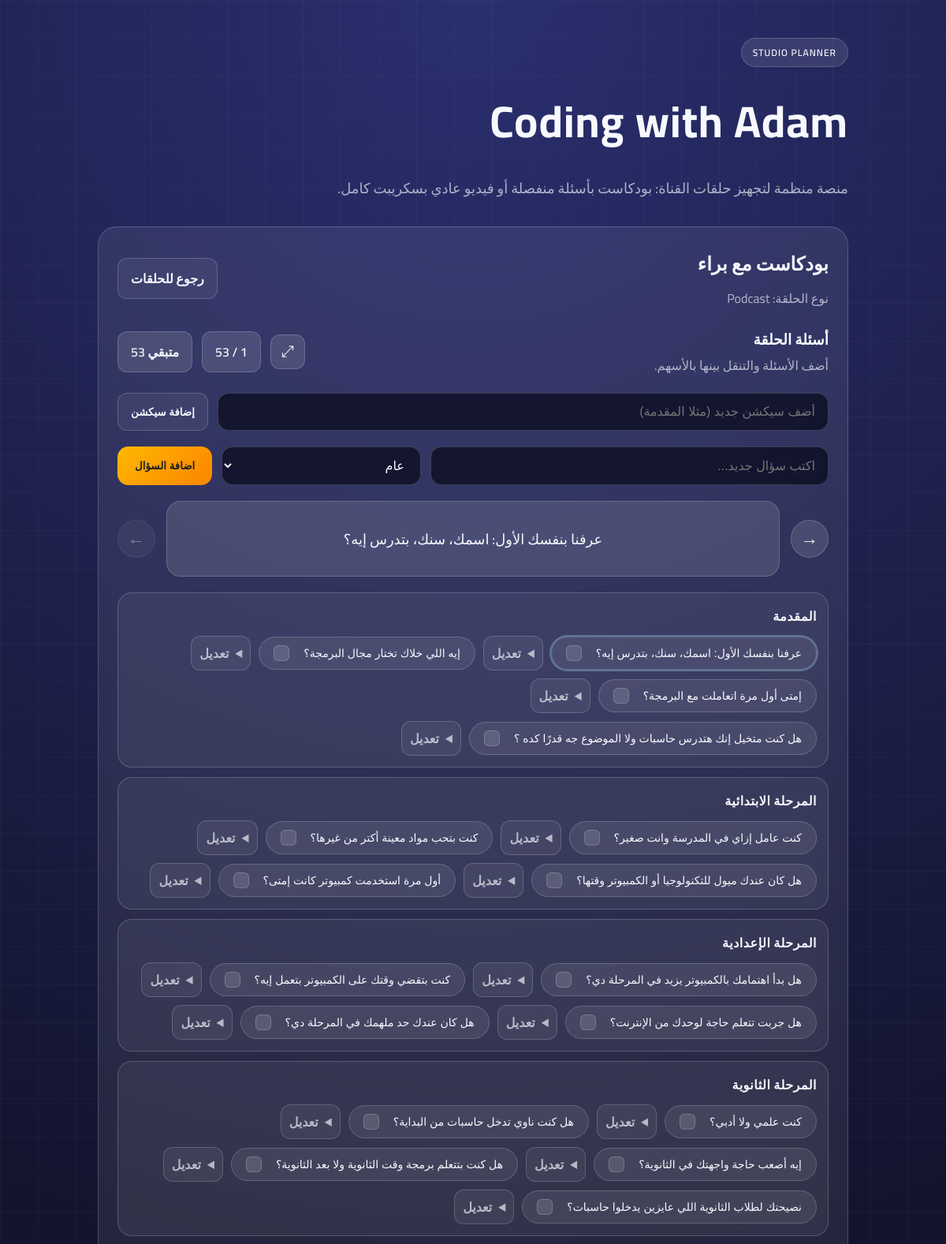
Screenshot of /episode/1/ (upper part) with the database file from the repository.
### studio/models.py (models this page shows, shortened)
class Episode(models.Model):
    MODE_PODCAST = "podcast"
    MODE_VIDEO = "video"
    MODE_CHOICES = [
        (MODE_PODCAST, "Podcast"),
        (MODE_VIDEO, "Video"),
    ]
    title = models.CharField(max_length=200)
    mode = models.CharField(max_length=20, choices=MODE_CHOICES)
    script = models.TextField(blank=True)
    created_at = models.DateTimeField(auto_now_add=True)

class Question(models.Model):
    episode = models.ForeignKey(Episode, on_delete=models.CASCADE, related_name="questions")
    text = models.TextField()
    position = models.PositiveIntegerField(default=1)
    section = models.CharField(max_length=120, default="عام")
    created_at = models.DateTimeField(auto_now_add=True)
    class Meta:
        ordering = ["position", "created_at"]

### studio/views.py (the view)
# urls.py: path("episode/<int:episode_id>/", views.episode_detail, name="episode-detail"),
def episode_detail(request, episode_id: int):
    episode = get_object_or_404(Episode, id=episode_id)
    questions = list(episode.questions.all())
    sections = list(episode.sections.all())
    section_map = {}
    section_groups = []
    for index, question in enumerate(questions):
        name = (question.section or "عام").strip() or "عام"
        if name not in section_map:
            section_map[name] = {"name": name, "questions": []}
            section_groups.append(section_map[name])
        section_map[name]["questions"].append(
            {
                "id": question.id,
                "index": index,
                "text": question.text,
                "section": name,
            }
        )
    return render(
        request,
        "episode_detail.html",
        {
        "episode": episode,
        "questions": questions,
        "section_groups": section_groups,
        "sections": sections,
    },
    )

### templates/episode_detail.html (shortened to what this page needs)
{% extends 'base.html' %}
{% block content %}
<section class="panel">
  <div class="panel-header">
    <div>
      <h2>{{ episode.title }}</h2>
      <p>نوع الحلقة: {{ episode.get_mode_display }}</p>
    </div>
    <a class="ghost" href="{% url 'home' %}">رجوع للحلقات</a>
  </div>
  {% if episode.mode == 'podcast' %}
    <div class="panel-header">
      <div>
        <h3>أسئلة الحلقة</h3>
        <p>أضف الأسئلة والتنقل بينها بالأسهم.</p>
      </div>
      <div class="panel-actions">
        <button type="button" class="icon-btn" id="questions-fullscreen" aria-label="Fullscreen">
          ⤢
        </button>
        <div class="counter question-counter" id="question-counter">0 / 0</div>
        <div class="counter question-remaining" id="question-remaining">متبقي 0</div>
      </div>
    </div>
    <form method="post" action="{% url 'add-section' episode.id %}" class="section-entry">
      <input name="section_name" type="text" placeholder="أضف سيكشن جديد (مثلا المقدمة)" />
      <button class="ghost" type="submit">إضافة سيكشن</button>
    </form>
    <form method="post" action="{% url 'add-question' episode.id %}" class="question-entry">
      <input id="question-input" name="question" type="text" placeholder="اكتب سؤال جديد..." required />
      <select name="section_id">
        <option value="">عام</option>
      </select>
      <button id="add-question" class="primary" type="submit">اضافة السؤال</button>
    </form>
    <div class="question-viewer" id="question-viewer">
      <button class="nav-btn" id="next-question" aria-label="Next">&#8594;</button>
      <div class="question-card" id="question-card">
      </div>
      <button class="nav-btn" id="prev-question" aria-label="Previous">&#8592;</button>
    </div>
    <div class="question-list" id="question-list">
      {% for group in section_groups %}
        <div class="question-section">
          <div class="section-title">{{ group.name }}</div>
          <div class="section-list">
            {% for q in group.questions %}
              <div class="question-row">
                <button type="button" class="question-item" data-index="{{ q.index }}">
                  <span class="question-text">{{ q.text }}</span>
                </button>
                <details class="question-edit">
                  <summary class="edit-toggle">تعديل</summary>
                </details>
              </div>
            {% endfor %}
          </div>
        </div>
      {% endfor %}
    </div>
  {% endif %}
</section>
{% endblock %}

### templates/base.html (shortened to what this page needs)
{% load static %}
<!doctype html>
<html lang="ar" dir="rtl">
<head>
  <link rel="stylesheet" href="{% static 'css/style.css' %}" />
</head>
<body>
  <div class="grid"></div>
  <main class="shell">
    <header class="hero">
      <p class="badge">Studio Planner</p>
      <h1>Coding with Adam</h1>
      <p class="subtitle">
        منصة منظمة لتجهيز حلقات القناة: بودكاست بأسئلة منفصلة أو فيديو عادي بسكريبت كامل.
      </p>
    </header>
    {% block content %}{% endblock %}
  </main>
</body>
</html>

### rows the page displays
Episode: title "بودكاست مع براء", mode "Podcast"
Question: name "المقدمة", text "عرفنا بنفسك الأول: اسمك، سنك، بتدرس إيه؟"
Question: text "إيه اللي خلاك تختار مجال البرمجة؟"
Question: text "إمتى أول مرة اتعاملت مع البرمجة؟"
Question: text "هل كنت متخيل إنك هتدرس حاسبات ولا الموضوع جه قدرًا كده ؟"
Question: name "المرحلة الابتدائية", text "كنت عامل إزاي في المدرسة وانت صغير؟"
Question: text "كنت بتحب مواد معينة أكتر من غيرها؟"
Question: text "هل كان عندك ميول للتكنولوجيا أو الكمبيوتر وقتها؟"
Question: text "أول مرة استخدمت كمبيوتر كانت إمتى؟"
Question: name "المرحلة الإعدادية", text "هل بدأ اهتمامك بالكمبيوتر يزيد في المرحلة دي؟"
Question: text "كنت بتقضي وقتك على الكمبيوتر بتعمل إيه؟"
Question: text "هل جربت تتعلم حاجة لوحدك من الإنترنت؟"
Question: text "هل كان عندك حد ملهمك في المرحلة دي؟"
Question: name "المرحلة الثانوية", text "كنت علمي ولا أدبي؟"
Question: text "هل كنت ناوي تدخل حاسبات من البداية؟"
Question: text "إيه أصعب حاجة واجهتك في الثانوية؟"
Question: text "هل كنت بتتعلم برمجة وقت الثانوية ولا بعد الثانوية؟"
Question: text "نصيحتك لطلاب الثانوية اللي عايزين يدخلوا حاسبات؟"
